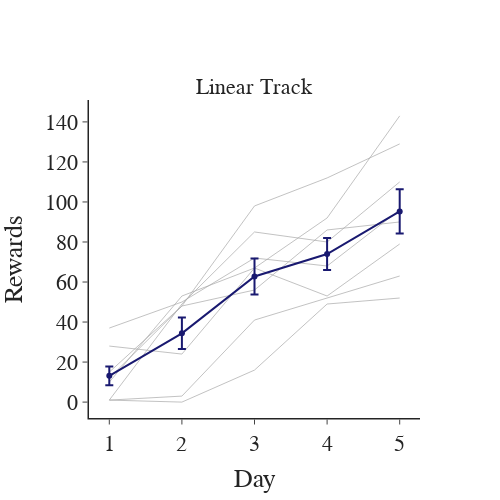

Write notebook code for a chart like this one.
### Code cell
## Plot rewards across days on linear track
fig = pf.plot_behavior_across_days(lin_df, x_var='day', y_var='rewards', groupby_var=['day'], plot_transitions=None,
                                   marker_color=subject_color, avg_color=avg_color, expert_line=False, chance=False,
                                   x_title='Day', y_title='Rewards', titles=['Linear Track'], height=500, width=500)
fig.show()
fig.write_image(pjoin(fig_path, 'linear_track_rewards.png'))

### Figure 1 — Plotly figure (JSON) as saved in the notebook; plotly's stock layout.template omitted (floating-point values rounded to 4 significant figures)
{"data": [{"legendgroup": "darkgrey", "line": {"color": "darkgrey", "width": 1}, "mode": "lines", "name": "os01", "opacity": 0.7, "showlegend": false, "type": "scatter", "x": [1, 2, 3, 4, 5], "y": [28, 24, 67, 53, 79]}, {"legendgroup": "darkgrey", "line": {"color": "darkgrey", "width": 1}, "mode": "lines", "name": "os02", "opacity": 0.7, "showlegend": false, "type": "scatter", "x": [1, 2, 3, 4, 5], "y": [37, 50, 72, 68, 96]}, {"legendgroup": "darkgrey", "line": {"color": "darkgrey", "width": 1}, "mode": "lines", "name": "os03", "opacity": 0.7, "showlegend": false, "type": "scatter", "x": [1, 2, 3, 4, 5], "y": [15, 48, 98, 112, 129]}, {"legendgroup": "darkgrey", "line": {"color": "darkgrey", "width": 1}, "mode": "lines", "name": "os04", "opacity": 0.7, "showlegend": false, "type": "scatter", "x": [1, 2, 3, 4, 5], "y": [10, 53, 67, 92, 143]}, {"legendgroup": "darkgrey", "line": {"color": "darkgrey", "width": 1}, "mode": "lines", "name": "os05", "opacity": 0.7, "showlegend": false, "type": "scatter", "x": [1, 2, 3, 4, 5], "y": [1, 0, 16, 49, 52]}, {"legendgroup": "darkgrey", "line": {"color": "darkgrey", "width": 1}, "mode": "lines", "name": "os06", "opacity": 0.7, "showlegend": false, "type": "scatter", "x": [1, 2, 3, 4, 5], "y": [12, 48, 56, 86, 90]}, {"legendgroup": "darkgrey", "line": {"color": "darkgrey", "width": 1}, "mode": "lines", "name": "os07", "opacity": 0.7, "showlegend": false, "type": "scatter", "x": [1, 2, 3, 4, 5], "y": [1, 3, 41, 52, 63]}, {"legendgroup": "darkgrey", "line": {"color": "darkgrey", "width": 1}, "mode": "lines", "name": "os08", "opacity": 0.7, "showlegend": false, "type": "scatter", "x": [1, 2, 3, 4, 5], "y": [1, 49, 85, 80, 110]}, {"error_y": {"array": [4.719, 7.849, 9.027, 7.944, 11.05], "type": "data"}, "line": {"color": "midnightblue"}, "mode": "lines+markers", "showlegend": false, "type": "scatter", "x": [1, 2, 3, 4, 5], "y": [13.12, 34.38, 62.75, 74, 95.25]}], "layout": {"annotations": [{"font": {"size": 22}, "showarrow": false, "text": "Linear Track", "x": 0.5, "xanchor": "center", "xref": "paper", "y": 1, "yanchor": "bottom", "yref": "paper"}], "font": {"family": "Arial", "size": 22}, "height": 500, "title": {"x": 0.5, "xanchor": "center", "y": 0.9, "yanchor": "top"}, "width": 500, "xaxis": {"anchor": "y", "domain": [0, 1], "linewidth": 1.5, "title": {"text": "Day"}}, "yaxis": {"anchor": "x", "domain": [0, 1], "linewidth": 1.5, "title": {"text": "Rewards"}}}}
